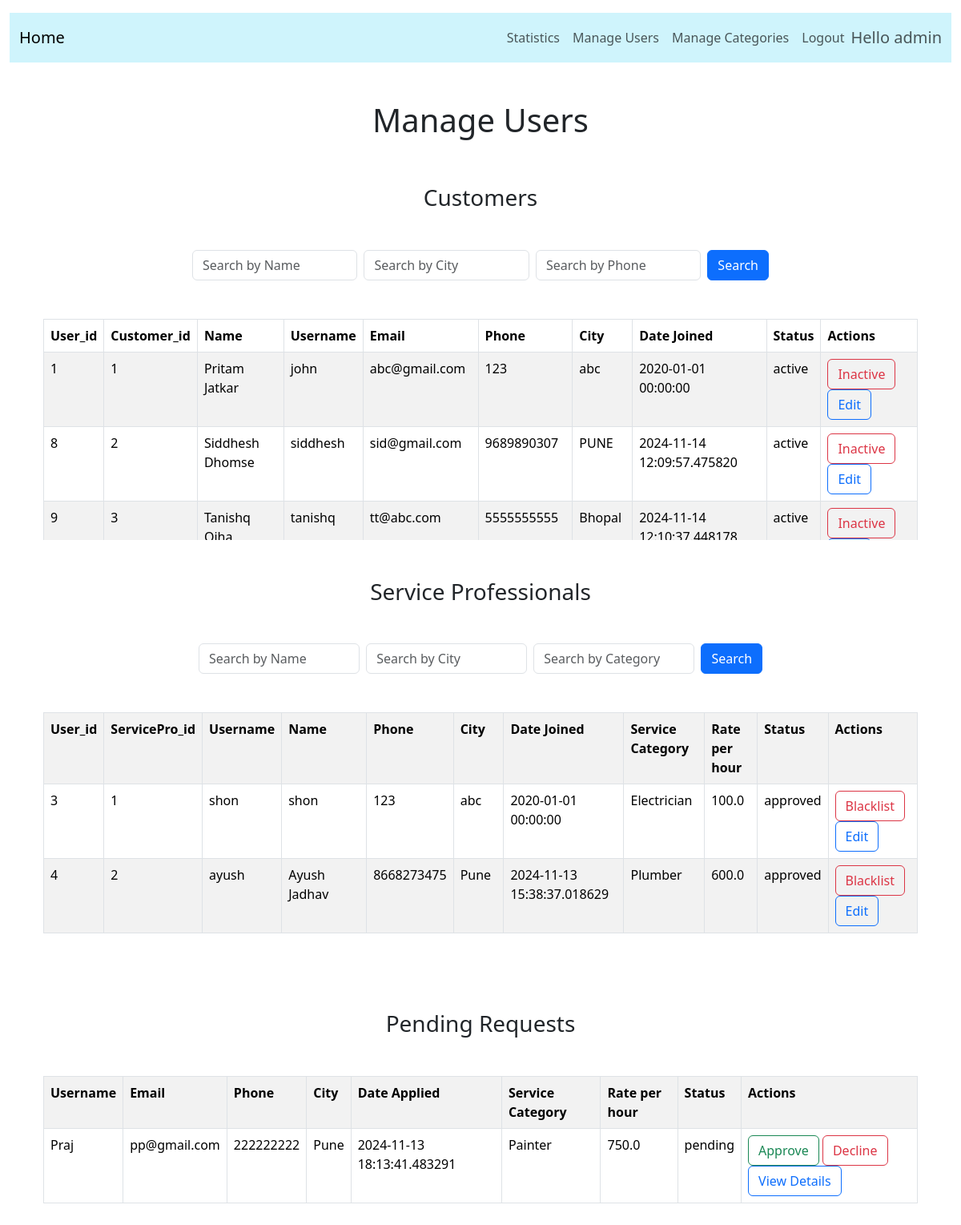
The app's page /manageusers (signed in), older data.
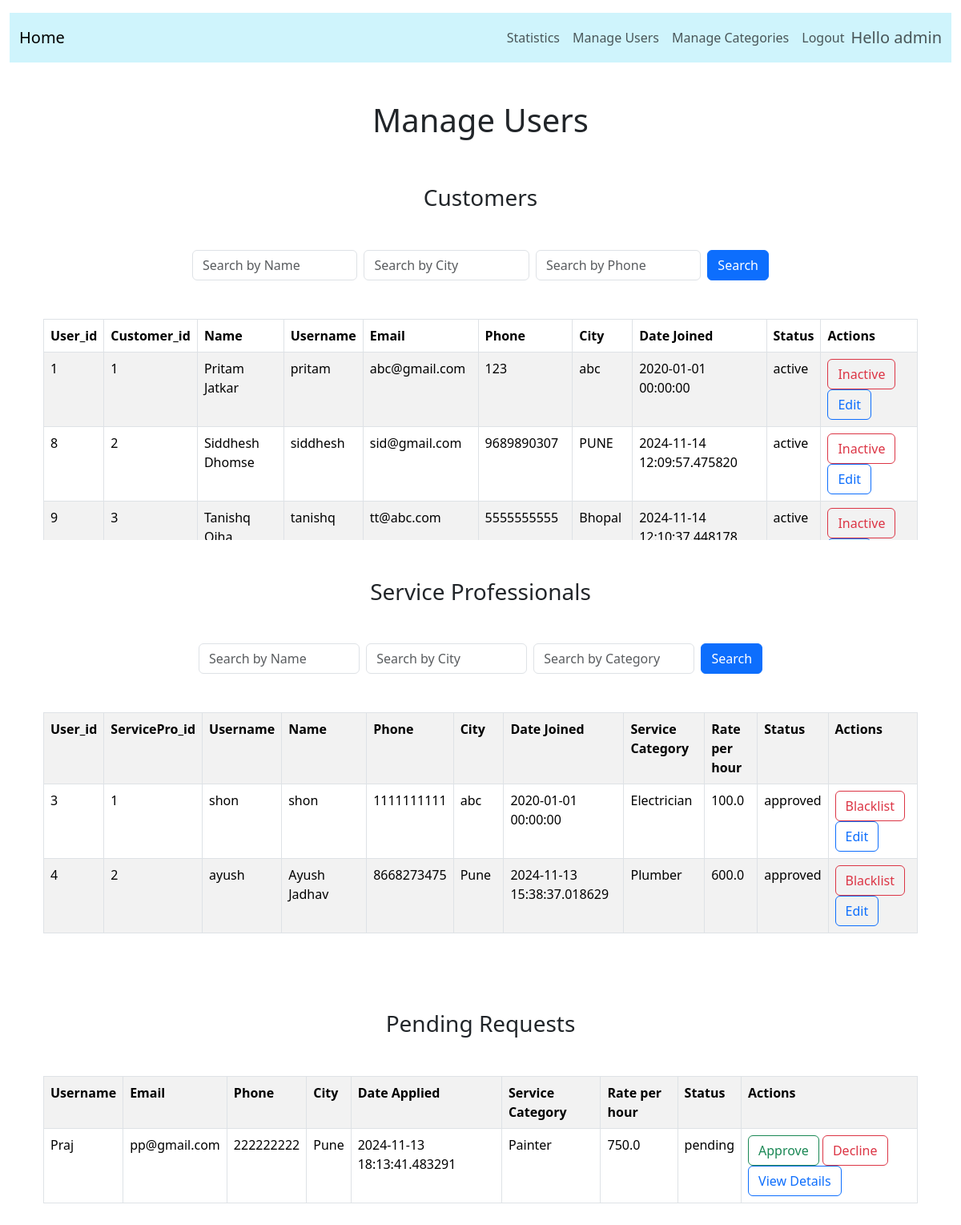
The same page, newer data.
### application/model.py (models this page shows)
class User(db.Model):
    id = db.Column(db.Integer, primary_key=True)
    username = db.Column(db.String(80), unique=True, nullable=False)
    email = db.Column(db.String(120), unique=True, nullable=False)
    role = db.Column(db.String(80), nullable=False)
    date_joined = db.Column(db.DateTime, nullable=False)
    password = db.Column(db.String(80), nullable=False)
    customer_det = db.relationship('Customer', backref='user', lazy=True, uselist=False)
    service_professional_det = db.relationship('ServiceProfessional', backref='user', lazy=True, uselist=False)

class ServiceProfessional(db.Model):
    id = db.Column(db.Integer, primary_key=True)
    name = db.Column(db.String(80), nullable=False)
    phone = db.Column(db.String(80), nullable=False)
    city = db.Column(db.String(80), nullable=False)
    service_category = db.Column(db.String(80), nullable=False)
    rating = db.Column(db.Float, nullable=True)
    experience = db.Column(db.Integer, nullable=False)
    company_name = db.Column(db.String(80), nullable=False)
    status = db.Column(db.String(80), nullable=False)  # ('blacklisted', 'approved', 'pending')
    price_per_hour = db.Column(db.Float, nullable=False)
    expenses_per_hour = db.Column(db.Float, nullable=True)
    user_id = db.Column(db.Integer, db.ForeignKey('user.id'), nullable=False)
    service_requests = db.relationship('ServiceRequest', backref='service_professional', lazy=True)

class Customer(db.Model):
    id = db.Column(db.Integer, primary_key=True)
    name = db.Column(db.String(80), nullable=False)
    phone = db.Column(db.String(80), nullable=False)
    city = db.Column(db.String(80), nullable=False)
    address = db.Column(db.String(200), nullable=False)
    status = db.Column(db.String(80), nullable=False)  # ('active', 'inactive')
    user_id = db.Column(db.Integer, db.ForeignKey('user.id'), nullable=False)
    service_requests = db.relationship('ServiceRequest', backref='customer', lazy=True)

### application/routes.py (the view)
@app.route('/manageusers')
def manageusers():
    service_categories = ServiceCategory.query.all()
    Customers = User.query.join(Customer).filter(User.role == 'customer').all()
    ServiceProfessionals = User.query.join(ServiceProfessional).filter(
        (User.role == 'service_professional') &
        (ServiceProfessional.status.in_(['approved', 'blacklisted']))
    ).all()
    pending_requests = User.query.join(ServiceProfessional).filter(
        (User.role == 'service_professional') &
        (ServiceProfessional.status == 'pending')
    ).all()
    return render_template('admin_users.html', Customers=Customers, ServiceProfessionals=ServiceProfessionals, pending_requests=pending_requests, service_categories=service_categories)

### templates/admin_users.html (shortened to what the changed rows need)
{% if session['role']=='admin' %}
{% extends 'base.html' %}
{% block content %}
<div class="container mb-5">
    <div class="row">
        <div class="col-md-12">
            <h1 class="text-center">Manage Users</h1>
        </div>
    </div>
</div>
<div class="container mb-5">
 <div class="row">
    <div class="table-responsive" style="max-height: 300px; overflow-y: auto;">
<table class='table table-bordered table-striped mt-4'>
    <thead class="thead-dark">
    <tr>
        <th scope="col">User_id</th>
        <th scope="col">Customer_id</th>
        <th scope="col">Name</th>
        <th scope="col">Username</th>
        <th scope="col">Email</th>
        <th scope="col">Phone</th>
        <th scope="col">City</th>
        <th scope="col">Date Joined</th>
        <th scope="col">Status</th>
        <th scope="col">Actions</th>
    </tr>
    </thead>
    {% for user in Customers %}
    <tr>
        <td>{{ user.id }}</td>
        <td>{{ user.customer_det.id }}</td>
        <td>{{ user.customer_det.name }}</td>
        <td>{{ user.username }}</td>
        <td>{{ user.email }}</td>
        <td>{{ user.customer_det.phone }}</td>
        <td>{{ user.customer_det.city }}</td>
        <td>{{ user.date_joined }}</td>
        <td>{{ user.customer_det.status }}</td>
        <td>
            {%if user.customer_det.status == 'inactive'%}
            <a href="{{url_for('active', id=user.id)}}" role="button" class="btn btn-outline-success">Active</a>
            {%else%}
            <a href="{{url_for('inactive', id=user.id)}}" role="button" class="btn btn-outline-danger">Inactive</a>
            {% endif %}
            <button type="button" class="btn btn-outline-primary" data-bs-toggle="modal" data-bs-target="#editcust_{{user.id}}">
                Edit
            </button>
        </td>
    </tr>
    {% endfor %}
</table>
</div>
</div>
<div class="row">
<div class="table-responsive" style="max-height: 300px; overflow-y: auto;">
<table class="table table-bordered table-striped mt-4">
    <tr>
        <th scope="col">User_id</th>
        <th scope="col">ServicePro_id</th>
        <th scope="col">Username</th>
        <th scope="col">Name</th>
        <th scope="col">Phone</th>
        <th scope="col">City</th>
        <th scope="col">Date Joined</th>
        <th scope="col">Service Category</th>
        <th scope="col">Rate per hour</th>
        <th scope="col">Status</th>
        <th scope="col">Actions</th>
    </tr>
    {% for user in ServiceProfessionals %}
    <tr>
        <td>{{ user.id }}</td>
        <td>{{ user.service_professional_det.id }}</td>
        <td>{{ user.username }}</td>
        <td>{{ user.service_professional_det.name }}</td>
        <td>{{ user.service_professional_det.phone }}</td>
        <td>{{ user.service_professional_det.city }}</td>
        <td>{{ user.date_joined }}</td>
        <td>{{ user.service_professional_det.service_category }}</td>
        <td>{{ user.service_professional_det.price_per_hour }}</td>
        <td>{{ user.service_professional_det.status }}</td>
        <td>
            {%if user.service_professional_det.status == 'approved'%}
            <a href="{{url_for('blacklist', id=user.id)}}" role="button" class="btn btn-outline-danger">Blacklist</a>
            {%else%}
            <a href="{{url_for('approve', id=user.id)}}" role="button" class="btn btn-outline-warning">Whitelist</a>
            {% endif %}
            <button type="button" class="btn btn-outline-primary" data-bs-toggle="modal"
                data-bs-target="#edit_{{user.id}}">
                Edit
            </button>
        </td>
    </tr>
    {% endfor %}
</table>
</div>
</div>
<div class="row mt-5 mb-3">
<div class="table-responsive" style="max-height: 300px; overflow-y: auto;">
<table class="table table-bordered table-striped mt-5">
    <tr>
        <th scope="col">Username</th>
        <th scope="col">Email</th>
        <th scope="col">Phone</th>
        <th scope="col">City</th>
        <th scope="col">Date Applied</th>
        <th scope="col">Service Category</th>
        <th scope="col">Rate per hour</th>
        <th scope="col">Status</th>
        <th scope="col">Actions</th>
    </tr>
</table>
</div>
</div>
</div>
{% endblock %}
{% else %}
<h1>Access Denied</h1>
<p>You do not have permission to access this page</p>
<a href="{{ url_for('home') }}">Go back to home</a>
{% endif %}

Row changes from the older to the newer data that the page shows:
changed User "abc@gmail.com": username "john" → "pritam"
changed through a linked row, User "shon": service_professional_det.phone "123" → "1111111111"
